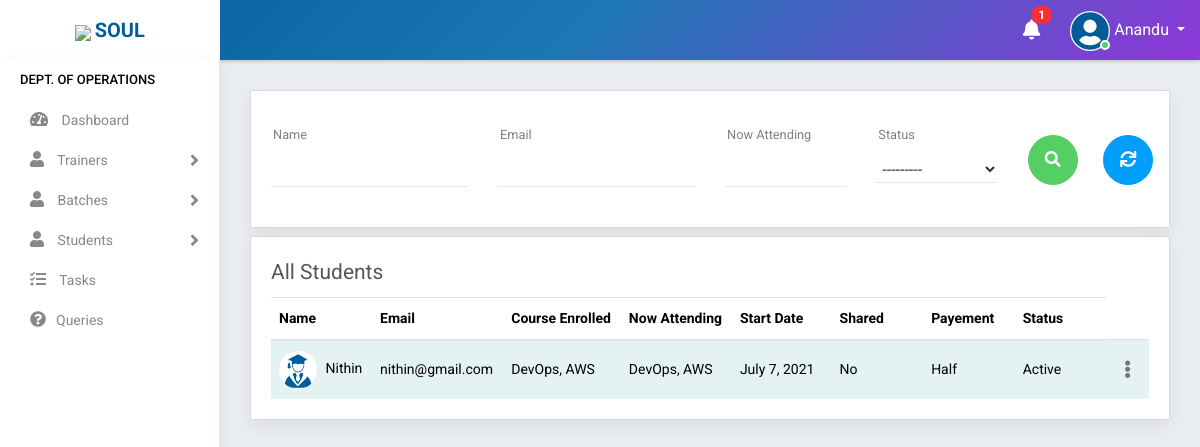
Page /student_register (signed in) on the earlier database version.
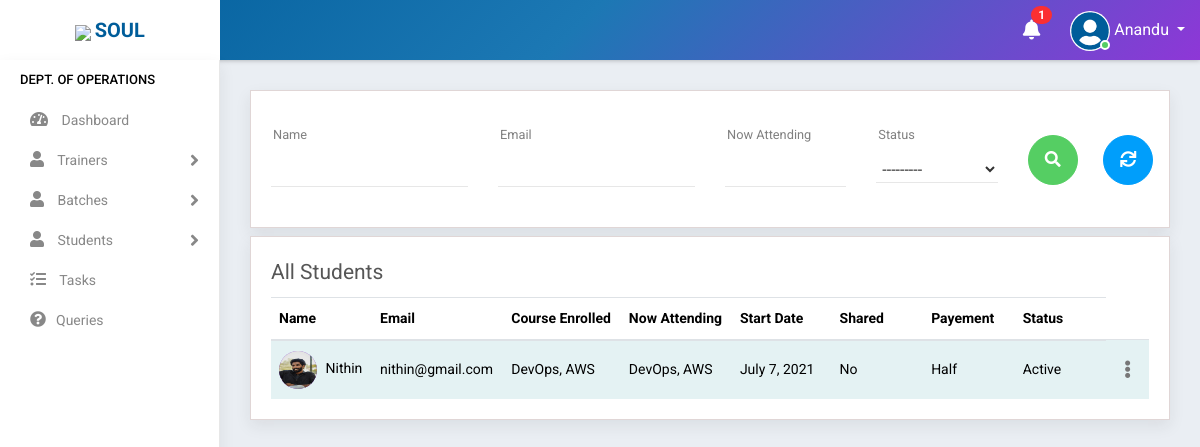
Same page on the later database version.
### accounts/models.py (models this page shows, shortened)
class Staff(models.Model):
    value= (
    ('1', 'Operations'),
    ('2', 'Sales'),
    ('3', 'Trainer'),
    ('4', 'Admin'),
    )
    state = (
    ('Andhra Pradesh','Andhra Pradesh'),
    ('Arunachal Pradesh','Arunachal Pradesh'),
    ('Assam','Assam'),
    ('Bihar','Bihar'),
    ('Chhattisgarh','Chattisgarh'),
    ('Goa','Goa'),
    ('Gujarat','Gujarat'),
    ('Haryana','Haryana'),
    ('Himachal Pradesh','Himachal Pradesh'),
    ('Jharkhand','Jharkhand'),
    ('Karnataka','Karnataka'),
    ('Kerala','Kerala'),
    ('Madhya Pradesh','Madhya Pradesh'),
    ('Maharashtra','Maharashtra'),
    ('Manipur','Manipur'),
    ('Meghalaya','Meghalaya'),
    ('Mizoram','Mizoram'),
    ('Nagaland','Nagaland'),
    ('Odisha','Odisha'),
    ('Rajasthan','Rajasthan'),
    ('Sikkim','Sikkim'),
    ('Tamil Nadu','Tamil Nadu'),
    ('Telangana','Telangana'),
    ('Tripura','Tripura'),
    ('Uttar Pradesh','Uttar Pradesh'),
    ('Uttarakhand','Uttarakhand'),
    ('West Bengal','West Bengal')
    )
    groups = (
        ('AB+', 'AB+'),
        ('AB-', 'AB-'),
        ('A+', 'A+'),
        ('A-', 'A-'),
        ('B+', 'B+'),
        ('B-', 'B-'),
        ('O+', 'O+'),
        ('O-', 'O-'),
        )
    user = models.OneToOneField(User,on_delete=models.CASCADE,null=True,blank=True)
    name = models.CharField(max_length=100,null=True, blank=True)
    empid = models.CharField(max_length=100,null=True, blank=True)
    mobile = models.CharField(max_length=10,null=True, blank=True)
    email = models.EmailField(max_length=200,null=True, blank=True)
    sex = models.CharField(max_length=10,null=True,choices=(('Male','Male'),('Female','Female')), blank=True)
    dob = models.DateField(null=True, blank=True)
    doj = models.DateField(null=True, blank=True)
    blood_group = models.CharField(max_length=100,null=True, blank=True,choices=groups)
    house = models.CharField(max_length=100,null=True, blank=True)
    street =models.CharField(max_length=100,null=True, blank=True)
    street2 =models.CharField(max_length=100,null=True, blank=True)
    city = models.CharField(max_length=100,null=True, blank=True)
    state = models.CharField(max_length=100,null=True,choices=state, blank=True)
    stype = models.CharField(max_length=100,null=True,choices=value, blank=True)
    status = models.CharField(max_length=20,choices=(('Active','Active'),('Inactive','Inactive')),default='Active')
    profile_pic = models.ImageField(null=True, blank=True,default="student.jpg")

class Student(models.Model):
    state = (
    ('Andhra Pradesh','Andhra Pradesh'),
    ('Arunachal Pradesh','Arunachal Pradesh'),
    ('Assam','Assam'),
    ('Bihar','Bihar'),
    ('Chhattisgarh','Chattisgarh'),
    ('Goa','Goa'),
    ('Gujarat','Gujarat'),
    ('Haryana','Haryana'),
    ('Himachal Pradesh','Himachal Pradesh'),
    ('Jharkhand','Jharkhand'),
    ('Karnataka','Karnataka'),
    ('Kerala','Kerala'),
    ('Madhya Pradesh','Madhya Pradesh'),
    ('Maharashtra','Maharashtra'),
    ('Manipur','Manipur'),
    ('Meghalaya','Meghalaya'),
    ('Mizoram','Mizoram'),
    ('Nagaland','Nagaland'),
    ('Odisha','Odisha'),
    ('Rajasthan','Rajasthan'),
    ('Sikkim','Sikkim'),
    ('Tamil Nadu','Tamil Nadu'),
    ('Telangana','Telangana'),
    ('Tripura','Tripura'),
    ('Uttar Pradesh','Uttar Pradesh'),
    ('Uttarakhand','Uttarakhand'),
    ('West Bengal','West Bengal')
)
    groups = (
    ('AB+', 'AB+'),
    ('AB-', 'AB-'),
    ('A+', 'A+'),
    ('A-', 'A-'),
    ('B+', 'B+'),
    ('B-', 'B-'),
    ('O+', 'O+'),
    ('O-', 'O-'),
    )
    user= models.OneToOneField(User,on_delete=models.CASCADE,null=True,blank=True)
    name = models.CharField(max_length=100,blank=True)
    mobile = models.CharField(max_length=10,blank=True)
    email = models.EmailField(max_length=200,blank=True)
    sex = models.CharField(max_length=10,null=True,choices=(('Male','Male'),('Female','Female')),blank=True)
    dob = models.DateField(null=True, blank=True)
    blood_group = models.CharField(max_length=100,null=True, blank=True,choices=groups)
    house = models.CharField(max_length=100,null=True,blank=True)
    street =models.CharField(max_length=100,null=True,blank=True)
    street2 =models.CharField(max_length=100,null=True,blank=True)
    city = models.CharField(max_length=100,null=True,blank=True)
    state = models.CharField(max_length=100,null=True,choices=state,blank=True)
    course_enrolled = models.CharField(max_length=100,null=True,blank=True)
    now_attending = models.CharField(max_length=100,null=True,blank=True)
    start_date = models.DateField(null=True,blank=True)
    shared = models.BooleanField(default=False,choices=((True, 'Yes'), (False, 'No')),blank=True)
    payment = models.CharField(max_length=10,choices=(('Full','Full'),('Half','Half')),default='Half',blank=True)
    status = models.CharField(max_length=20,choices=(('Active','Active'),('Inactive','Inactive')),default='Active',blank=True)
    profile_pic = models.ImageField(null=True,blank=True,default="")

class Courses(models.Model):
    name = models.CharField(max_length=300,null=True)
    fee = models.CharField(max_length=6)
    link = models.CharField(max_length=1000,null=True, blank=True)
    pic = models.ImageField(null=True, blank=True)
    def __str__(self):
        return self.name

### accounts/views.py (the view)
# urls.py: path('student_register',StudentRegister.as_view(),name='student_register'),
class StudentRegister(View):
    def get(self, request):
        user=request.user
        if user.is_authenticated:
            try:
                s= Staff.objects.get(user=user)
                if s.stype =="1" or s.stype =="2" or s.stype == "3" or s.stype == "4":
                    note = Notification.objects.filter(receiver=user).filter(status="Not Read").order_by('-datetime')
                    no_count = note.count()
                    students=Student.objects.all()
                    f=StudentFilter(self.request.GET,queryset=students)
                    students=f.qs
                    for i in students:
                        course_data = StudentCourseData.objects.filter(student=i)
                        i.course_enrolled=[]
                        i.now_attending=[]
                        for j in course_data:
                            i.course_enrolled.append(j.batch.subject)
                            if j.batch.status == "Ongoing":
                                i.now_attending.append(j.batch.subject)
                        i.save()
                    return render(request,'accounts/student_register.html',{'f':f,'students':students,'note':note,'no_count':no_count})
                else:
                    return redirect('logout')
            except:
                return redirect('home')
        else:
            return redirect('logout')

### accounts/templates/accounts/student_register.html (shortened to what this page needs)
{% extends 'accounts/main.html' %}
    {% block content %}
<div class="main-wrapper">
    {% include 'accounts/navbar.html' %}
    {% include 'accounts/sidebar_operations.html' %}
    <div class="page-wrapper">
        <div class="content container-fluid">
            <form method="get">
                <div >
            <div class="content-page">
                <div class="row filter-row">
                    <div class="col-sm-6 col-md-3">
                        <div class="form-group custom-mt-form-group">
                        {{f.form.name}}
                        <label class="control-label">Name</label><i class="bar"></i>
                        </div>
                    </div>
                    <div class="col-sm-6 col-md-3">
                        <div class="form-group custom-mt-form-group">
                        {{f.form.email}}
                        <label class="control-label">Email</label><i class="bar"></i>
                        </div>
                    </div>
                    <div class="col-sm-6 col-md-2">
                        <div class="form-group custom-mt-form-group">
                        {{f.form.now_attending}}
                        <label class="control-label">Now Attending</label><i class="bar"></i>
                        </div>
                    </div>
                    <div class="col-sm-6 col-md-2">
                        <div class="form-group custom-mt-form-group">
                        {{f.form.status}}
                        <label class="control-label">Status</label><i class="bar"></i>
                        </div>
                    </div>
                    <div class="col-sm-6 col-md-1">
                        <button type="submit" class="btn btn-success btn-block mt-4 mb-2"  style="height: 30px;width:50px;border-radius: 50px 50px 50px 50px"><i class="fa fa-search" aria-hidden="true"></i></button>
                    </div>
                    <div class="col-sm-6 col-md-1">
                        <a type="reset" href="{% url 'student_register' %}" class="btn btn-info btn-block mt-4 mb-2"  style="height: 30px;width:50px;border-radius: 50px 50px 50px 50px"><i class="fas fa-sync" aria-hidden="true"></i></a>
                    </div>
                </div></div>
            </form>
            {% include 'accounts/mini/student_register.html' %}
</div>
</div>
</div>
{% endblock %}

### accounts/templates/accounts/main.html (shortened to what this page needs)
{% load static %}
<!DOCTYPE html>
<html>
<head>
    <link rel="stylesheet" href="https://cdnjs.cloudflare.com/ajax/libs/font-awesome/5.15.3/css/all.min.css" />
	<link rel="stylesheet" type="text/css" href="{% static 'assets/css/bootstrap.min.css' %}">
	<link rel="stylesheet" type="text/css" href="{% static 'assets/plugins/fontawesome/css/all.min.css' %}">
	<link rel="stylesheet" type="text/css" href="{% static 'assets/plugins/fontawesome/css/fontawesome.min.css' %}">
	<link rel="stylesheet" type="text/css" href="{% static 'assets/css/fullcalendar.min.css' %}">
	<link rel="stylesheet" type="text/css" href="{% static 'assets/css/dataTables.bootstrap4.min.css' %}">
	<link rel="stylesheet" type="text/css" href="{% static 'assets/css/select2.min.css' %}">
	<link rel="stylesheet" type="text/css" href="{% static 'assets/css/bootstrap-datetimepicker.min.css' %}">
	<link rel="stylesheet" type="text/css" href="{% static 'assets/plugins/morris/morris.css' %}">
	<link rel="stylesheet" type="text/css" href="{% static 'assets/css/style.css' %}">
</head>
<body>
    {% block content %}
    {% endblock %}
</body>
</html>

### accounts/templates/accounts/navbar.html (shortened to what this page needs)
<div class="header">
    <div class="header-left">
        <a href="https://www.teqstories.com" class="logo">
            <img src="https://www.teqstories.com/assets/images/Blue.png" style="height: 40px;width:auto;">
            <span class="text-uppercase"><b>Soul</b></span>
        </a>
    </div>
    <div class="page-title-box float-left">
    </div>
    <ul class="nav user-menu float-right">
        {% include 'accounts/mini/notify.html' %}
        <li class="nav-item dropdown has-arrow">
            <a href="#" class="dropdown-toggle nav-link user-link" data-toggle="dropdown">
                <span class="user-img">
                    {% if request.user.staff.profile_pic %}
                    <img class="rounded-circle" src="{{request.user.staff.profile_pic.url}}" width="40" height="40" alt="Admin">
                    {% endif %}
                    <span class="status online"></span></span>
                <span>{{request.user.staff.name|title}}</span>
            </a>
        </li>
    </ul>
</div>

### accounts/templates/accounts/mini/notify.html (shortened to what this page needs)
<li class="nav-item dropdown d-none d-sm-block">
    <a href="#" class="dropdown-toggle nav-link" data-toggle="dropdown"><i class="fas fa-bell"></i>
        <span class="badge badge-pill bg-primary float-right">{{no_count}}</span></a>
</li>

### accounts/templates/accounts/sidebar_operations.html (shortened to what this page needs)
<div class="sidebar" id="sidebar">
    <div class="sidebar-inner slimscroll">
        <div id="sidebar-menu" class="sidebar-menu">
            <ul>
                <li class="menu-title">Dept. of OPERATIONS</li>
                <li>
                    <a href="{% url 'operations_dashboard' %}"><i class="fas fa-tachometer-alt" aria-hidden="true"></i> Dashboard</a>
                </li>
                <li class="">
                    <a href="#"><i class="fas fa-user" aria-hidden="true"></i> <span> Trainers</span> <span
                            class="menu-arrow"></span></a>
                </li>
                <li class="submenu">
                    <a href="#"><i class="fas fa-user" aria-hidden="true"></i> <span>Batches</span> <span
                            class="menu-arrow"></span></a>
                </li>
                <li class="submenu">
                    <a href="#"><i class="fas fa-user" aria-hidden="true"></i> <span> Students</span> <span
                            class="menu-arrow"></span></a>
                </li>
                <li>
                    <a href="{% url 'task' %}"><i class="fas fa-tasks" aria-hidden="true"></i> Tasks</a>
                </li>
                <li>
                    <a href="{% url 'query_list' %}"><i class="fa fa-question-circle" aria-hidden="true"></i>Queries</a>
                </li>
                    </ul>
        </div>
    </div>
</div>

### accounts/templates/accounts/mini/student_register.html (shortened to what this page needs)
<div class="row mt-2">
    <div class="col-lg-12">
        <div class="content-page">
            <div class="row">
                <div class="col-lg-12 col-md-12 col-sm-12 col-12">
                    <div class="page-title mb-2">
                        All Students
                    </div>
                    <div class="table-responsive">
                        <table class="table table-striped custom-table">
                            <thead>
                                <tr>
                                    <th style="min-width:50px;">Name </th>
                                    <th style="min-width:74px;">Email</th>
                                    <th style="min-width:50px;">Course Enrolled</th>
                                    <th style="min-width:50px;">Now Attending</th>
                                    <th style="min-width:98px;">Start Date</th>
                                    <th style="min-width:90px;">Shared</th>
                                    <th style="min-width:90px;">Payement</th>
                                    <th style="min-width:90px;">Status</th>
                                </tr>
                            </thead>
                            <tbody>
                                {% for student in students %}
                                {% if student.user.is_active %}
                                <tr>
                                    <td>
                                        <h2><a href="" class="avatar text-white"><img src="{{student.profile_pic.url}}" width="40" height="40" alt="{{student.name}}"></a></h2>
                                        <h2>{{student.name}} </h2>
                                    </td>
                                    <td>{{student.email}}</td>
                                    <td>{{student.course_enrolled|join:", " }}</td>
                                    <td>{{student.now_attending|join:", " }}</td>
                                    <td>{{student.start_date}}</td>
                                    <td>{{student.get_shared_display}}</td>
                                    <td>{{student.payment}}</td>
                                    <td>{{student.status}}</td>
                                    <td class="text-right" style="width:10px">
                                        <div class="dropdown dropdown-action">
                                            <a href="#" class="action-icon dropdown-toggle" data-toggle="dropdown"
                                                aria-expanded="false"><i class="fas fa-ellipsis-v"></i></a>
                                        </div>
                                    </td>
                                </tr>
                                {% endif %}
                                {% empty %}
                                    <h3>No students in list</h3>
                                {% endfor %}
                            </tbody>
                        </table>
                    </div>
                </div>
            </div>
        </div>
    </div>

Differences in the rows shown:
changed Student "Nithin": profile_pic: a different picture
